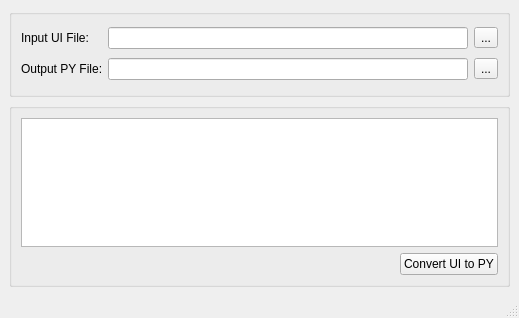
<?xml version="1.0" encoding="UTF-8"?>
<ui version="4.0">
 <class>MainWindow</class>
 <widget class="QMainWindow" name="MainWindow">
  <property name="geometry">
   <rect>
    <x>0</x>
    <y>0</y>
    <width>519</width>
    <height>318</height>
   </rect>
  </property>
  <property name="windowTitle">
   <string>CompilePYQTUI</string>
  </property>
  <widget class="QWidget" name="centralwidget">
   <layout class="QGridLayout" name="gridLayout_2">
    <item row="0" column="0">
     <widget class="QGroupBox" name="groupBox">
      <property name="minimumSize">
       <size>
        <width>0</width>
        <height>88</height>
       </size>
      </property>
      <property name="maximumSize">
       <size>
        <width>16777215</width>
        <height>88</height>
       </size>
      </property>
      <property name="title">
       <string/>
      </property>
      <layout class="QGridLayout" name="gridLayout">
       <item row="0" column="2">
        <widget class="QToolButton" name="toolButton">
         <property name="text">
          <string>...</string>
         </property>
        </widget>
       </item>
       <item row="1" column="1">
        <widget class="QLineEdit" name="lineEdit_2"/>
       </item>
       <item row="1" column="0">
        <widget class="QLabel" name="label_2">
         <property name="maximumSize">
          <size>
           <width>81</width>
           <height>16777215</height>
          </size>
         </property>
         <property name="text">
          <string>Output PY File:</string>
         </property>
        </widget>
       </item>
       <item row="0" column="0">
        <widget class="QLabel" name="label">
         <property name="maximumSize">
          <size>
           <width>81</width>
           <height>16777215</height>
          </size>
         </property>
         <property name="text">
          <string>Input UI File: </string>
         </property>
        </widget>
       </item>
       <item row="0" column="1">
        <widget class="QLineEdit" name="lineEdit"/>
       </item>
       <item row="1" column="2">
        <widget class="QToolButton" name="toolButton_2">
         <property name="text">
          <string>...</string>
         </property>
        </widget>
       </item>
      </layout>
     </widget>
    </item>
    <item row="1" column="0">
     <widget class="QGroupBox" name="groupBox_2">
      <property name="title">
       <string/>
      </property>
      <layout class="QGridLayout" name="gridLayout_3">
       <item row="1" column="0">
        <spacer name="horizontalSpacer">
         <property name="orientation">
          <enum>Qt::Horizontal</enum>
         </property>
         <property name="sizeHint" stdset="0">
          <size>
           <width>373</width>
           <height>20</height>
          </size>
         </property>
        </spacer>
       </item>
       <item row="1" column="2">
        <widget class="QPushButton" name="pushButton">
         <property name="text">
          <string>Convert UI to PY</string>
         </property>
        </widget>
       </item>
       <item row="0" column="0" colspan="3">
        <widget class="QTextEdit" name="textEdit"/>
       </item>
      </layout>
     </widget>
    </item>
   </layout>
  </widget>
  <widget class="QStatusBar" name="statusbar"/>
 </widget>
 <resources/>
 <connections/>
</ui>
